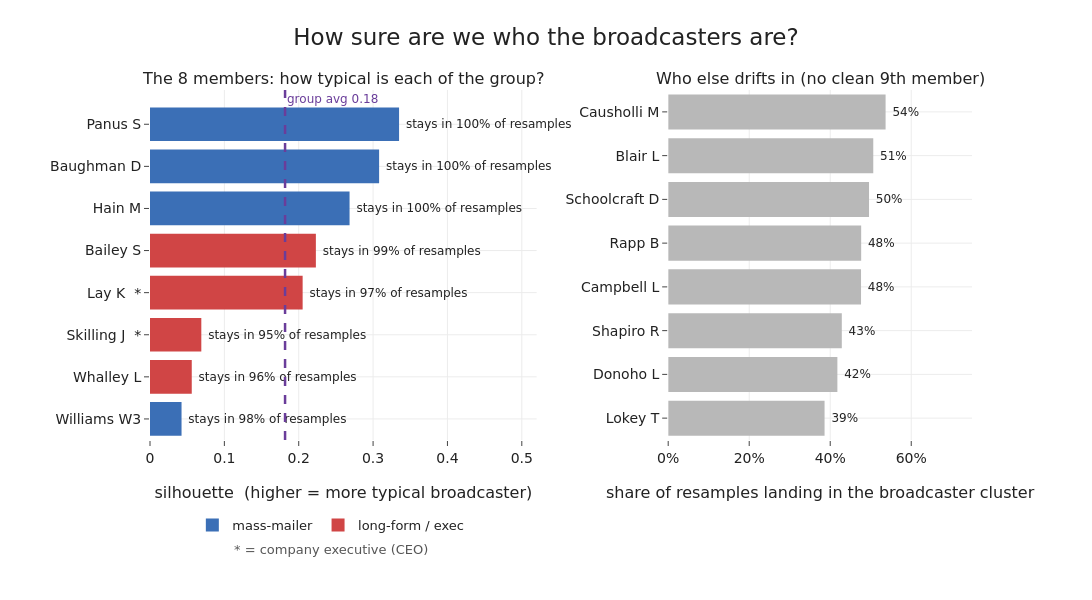

The code cell stored with this chart in its notebook:
### Markdown cell above
## Can we tell for sure who is in the broadcaster group?

Eight people fall in the broadcaster group. To see how solid that is we look at the membership
three ways.

The first is the silhouette of each member, which compares how close a person sits to their own
group against the nearest other group. A value near one means the person is deep inside the
broadcaster group; a value near zero means they sit on the fence with the internal majority. The
second is a resampling check: we redraw a random 80% of the 143 people six hundred times, rerun the
whole pipeline from scaling to the three-group cut on each draw, and record how often each person
lands back in the broadcaster cluster. A member who returns every time is a fixed part of the group;
one who returns three times in four has a vote that depends on who else is in the sample. The third
is a method swap, checking whether the same eight stay together under k-means and under deeper Ward
cuts into four and five groups.

### Code cell
roles = pd.read_parquet(CLEAN / "people_roles.parquet").set_index("owner")
sil = pd.Series(silhouette_samples(X, clabel), index=keep)

rng = np.random.default_rng(0)
rawb = Fraw["broadcast"].values
n = len(keep); m = int(0.8 * n)

def broadcaster_cluster(labels, idx):
    """the resampled cluster with the highest mean raw broadcast rate, matching the week-5 naming"""
    sub_b = rawb[idx]
    return max(np.unique(labels), key=lambda c: sub_b[labels == c].mean())

present = np.zeros(n); inbc = np.zeros(n)
for _ in range(600):
    s = rng.choice(n, m, replace=False)
    Xs = StandardScaler().fit_transform(F.iloc[s].values)
    labs = fcluster(linkage(Xs, "ward"), 3, "maxclust")
    bc = broadcaster_cluster(labs, s)
    present[s] += 1
    inbc[s[labs == bc]] += 1
rate = pd.Series(inbc / np.maximum(present, 1), index=keep)

def bcast_set(labels):
    return set(np.array(keep)[labels == broadcaster_cluster(labels, np.arange(n))])
methods = {"k-means k3": bcast_set(KMeans(3, n_init=10, random_state=0).fit_predict(X) + 1),
           "Ward k4": bcast_set(fcluster(Z, 4, "maxclust")),
           "Ward k5": bcast_set(fcluster(Z, 5, "maxclust"))}
print("all 8 stay together under:",
      [k for k, v in methods.items() if set(bcast) <= v], "(of", list(methods) , ")")

# --- figure ---
ms = sorted(bcast, key=lambda h: sil[h])
execs = {h for h in bcast if h in roles.index and bool(roles.loc[h, "is_executive"])}
flav  = {h: ("mass-mailer" if Fraw.loc[h, "broadcast"] >= 0.30 else "long-form / exec") for h in bcast}
labels = [disp(h) + ("  *" if h in execs else "") for h in ms]
cols   = [BLUE if flav[h] == "mass-mailer" else RED for h in ms]
fringe = rate[[h for h in keep if h not in bcast]].sort_values(ascending=False).head(8).sort_values()

fig = make_subplots(rows=1, cols=2, column_widths=[0.56, 0.44], horizontal_spacing=0.16,
    subplot_titles=["The 8 members: how typical is each of the group?",
                    "Who else drifts in (no clean 9th member)"])
fig.add_trace(go.Bar(y=labels, x=[sil[h] for h in ms], orientation="h", marker_color=cols,
    text=[f" stays in {rate[h]:.0%} of resamples" for h in ms], textposition="outside",
    textfont=dict(size=12), cliponaxis=False, showlegend=False), row=1, col=1)
fig.add_trace(go.Scatter(x=[None], y=[None], mode="markers",
    marker=dict(size=13, color=BLUE, symbol="square"), name="mass-mailer", showlegend=True), row=1, col=1)
fig.add_trace(go.Scatter(x=[None], y=[None], mode="markers",
    marker=dict(size=13, color=RED, symbol="square"), name="long-form / exec", showlegend=True), row=1, col=1)
fig.add_vline(x=float(sil.mean()), line=dict(color=PURPLE, dash="dash", width=2.5), row=1, col=1)
fig.add_annotation(x=float(sil.mean()), y=7.6, text=f"group avg {sil.mean():.2f}", showarrow=False,
    font=dict(size=12, color=PURPLE), xanchor="left", row=1, col=1)
fig.update_xaxes(title_text="silhouette  (higher = more typical broadcaster)", range=[0, 0.52], row=1, col=1)
fig.add_trace(go.Bar(y=[disp(h) for h in fringe.index], x=fringe.values, orientation="h",
    marker_color=GREY, text=[f" {v:.0%}" for v in fringe.values], textposition="outside",
    textfont=dict(size=12), cliponaxis=False, showlegend=False), row=1, col=2)
fig.update_xaxes(title_text="share of resamples landing in the broadcaster cluster",
    range=[0, 0.75], tickformat=".0%", row=1, col=2)
fig.add_annotation(xref="paper", yref="paper", x=0.22, y=-0.34, showarrow=False, xanchor="center",
    text="* = company executive (CEO)", font=dict(size=13, color="#555"))
fig.update_layout(title="How sure are we who the broadcasters are?",
    legend=dict(orientation="h", x=0.22, xanchor="center", y=-0.20, yanchor="top", font=dict(size=13)))
save_fig(fig, "pc1_broadcaster_certainty.png", w=1300, h=600, margin=dict(l=150, r=120, t=90, b=160))

### Figure 1 — Plotly figure (JSON) as saved in the notebook; plotly's stock layout.template omitted (floating-point values rounded to 4 significant figures)
{"data": [{"cliponaxis": false, "marker": {"color": ["#3b6fb6", "#d04545", "#d04545", "#d04545", "#d04545", "#3b6fb6", "#3b6fb6", "#3b6fb6"]}, "orientation": "h", "showlegend": false, "text": [" stays in 98% of resamples", " stays in 96% of resamples", " stays in 95% of resamples", " stays in 97% of resamples", " stays in 99% of resamples", " stays in 100% of resamples", " stays in 100% of resamples", " stays in 100% of resamples"], "textfont": {"size": 12}, "textposition": "outside", "type": "bar", "x": [0.04242, 0.05616, 0.06902, 0.2053, 0.2231, 0.2684, 0.3081, 0.335], "xaxis": "x", "y": ["Williams W3", "Whalley L", "Skilling J  *", "Lay K  *", "Bailey S", "Hain M", "Baughman D", "Panus S"], "yaxis": "y"}, {"marker": {"color": "#3b6fb6", "size": 13, "symbol": "square"}, "mode": "markers", "name": "mass-mailer", "showlegend": true, "type": "scatter", "x": [null], "xaxis": "x", "y": [null], "yaxis": "y"}, {"marker": {"color": "#d04545", "size": 13, "symbol": "square"}, "mode": "markers", "name": "long-form / exec", "showlegend": true, "type": "scatter", "x": [null], "xaxis": "x", "y": [null], "yaxis": "y"}, {"cliponaxis": false, "marker": {"color": "#b8b8b8"}, "orientation": "h", "showlegend": false, "text": [" 39%", " 42%", " 43%", " 48%", " 48%", " 50%", " 51%", " 54%"], "textfont": {"size": 12}, "textposition": "outside", "type": "bar", "x": [0.386, 0.4177, 0.4286, 0.4761, 0.4764, 0.4958, 0.5063, 0.5367], "xaxis": "x2", "y": ["Lokey T", "Donoho L", "Shapiro R", "Campbell L", "Rapp B", "Schoolcraft D", "Blair L", "Causholli M"], "yaxis": "y2"}], "layout": {"annotations": [{"font": {"size": 16}, "showarrow": false, "text": "The 8 members: how typical is each of the group?", "x": 0.2352, "xanchor": "center", "xref": "paper", "y": 1.0, "yanchor": "bottom", "yref": "paper"}, {"font": {"size": 16}, "showarrow": false, "text": "Who else drifts in (no clean 9th member)", "x": 0.8152, "xanchor": "center", "xref": "paper", "y": 1.0, "yanchor": "bottom", "yref": "paper"}, {"font": {"color": "#6a3d9a", "size": 12}, "showarrow": false, "text": "group avg 0.18", "x": 0.1816, "xanchor": "left", "xref": "x", "y": 7.6, "yref": "y"}, {"font": {"color": "#555", "size": 13}, "showarrow": false, "text": "* = company executive (CEO)", "x": 0.22, "xanchor": "center", "xref": "paper", "y": -0.34, "yref": "paper"}], "height": 600, "legend": {"font": {"size": 13}, "orientation": "h", "x": 0.22, "xanchor": "center", "y": -0.2, "yanchor": "top"}, "margin": {"b": 160, "l": 150, "r": 120, "t": 90}, "shapes": [{"line": {"color": "#6a3d9a", "dash": "dash", "width": 2.5}, "type": "line", "x0": 0.1816, "x1": 0.1816, "xref": "x", "y0": 0, "y1": 1, "yref": "y domain"}], "title": {"text": "How sure are we who the broadcasters are?"}, "width": 1300, "xaxis": {"anchor": "y", "domain": [0.0, 0.4704], "range": [0, 0.52], "title": {"text": "silhouette  (higher = more typical broadcaster)"}}, "xaxis2": {"anchor": "y2", "domain": [0.6304, 1.0], "range": [0, 0.75], "tickformat": ".0%", "title": {"text": "share of resamples landing in the broadcaster cluster"}}, "yaxis": {"anchor": "x", "domain": [0.0, 1.0]}, "yaxis2": {"anchor": "x2", "domain": [0.0, 1.0]}}}
